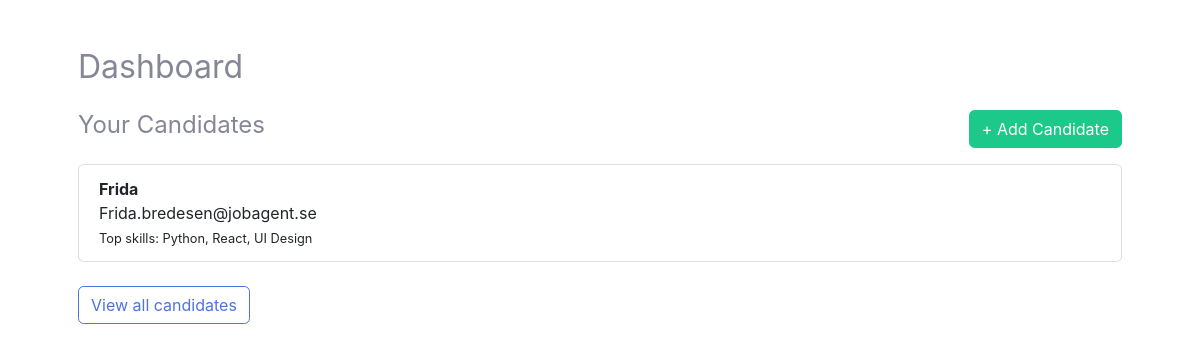
The page /dashboard/ (signed in) on the database its author committed.
### candidates/models.py (models this page shows, shortened)
class Candidate(models.Model):
    user = models.ForeignKey(User, on_delete=models.CASCADE)
    name = models.CharField(max_length=100)
    email = models.EmailField()
    notes = models.TextField(blank=True)
    top_skills = models.CharField(
        max_length=255,
        blank=True,
        help_text="Write top skills separated by commas (e.g. Communication, Leadership, SQL)"
    )
    uploaded_at = models.DateTimeField(auto_now_add=True)

### candidates/views.py (the view)
# urls.py: path('dashboard/', candidate_views.dashboard, name='dashboard'),
@login_required
def dashboard(request):
    candidates = Candidate.objects.all().order_by('-uploaded_at')[:5]  # senaste 5
    return render(request, 'dashboard.html', {'candidates': Candidate.objects.all()})

### templates/dashboard.html
{% extends "base.html" %}
{% block content %}
<div class="container mt-5">
  <h2 class="mb-4">Dashboard</h2>
  <div class="d-flex justify-content-between align-items-center mb-3">
    <h4>Your Candidates</h4>
    <a href="{% url 'add_candidate' %}" class="btn btn-success">+ Add Candidate</a>
  </div>
  {% if candidates %}
    <ul class="list-group">
      {% for candidate in candidates %}
        <li class="list-group-item">
          <strong>{{ candidate.name }}</strong><br>
          {{ candidate.email }}<br>
          <small>Top skills: {{ candidate.top_skills }}</small>
        </li>
      {% endfor %}
    </ul>
  {% else %}
    <p>No candidates yet.</p>
  {% endif %}
  <div class="mt-4">
    <a href="{% url 'candidate_list' %}" class="btn btn-outline-primary">View all candidates</a>
  </div>
</div>
{% endblock %}

### rows shown on the page
Candidate: name "Frida", email "Frida.bredesen@jobagent.se", top_skills "Python, React, UI Design"
